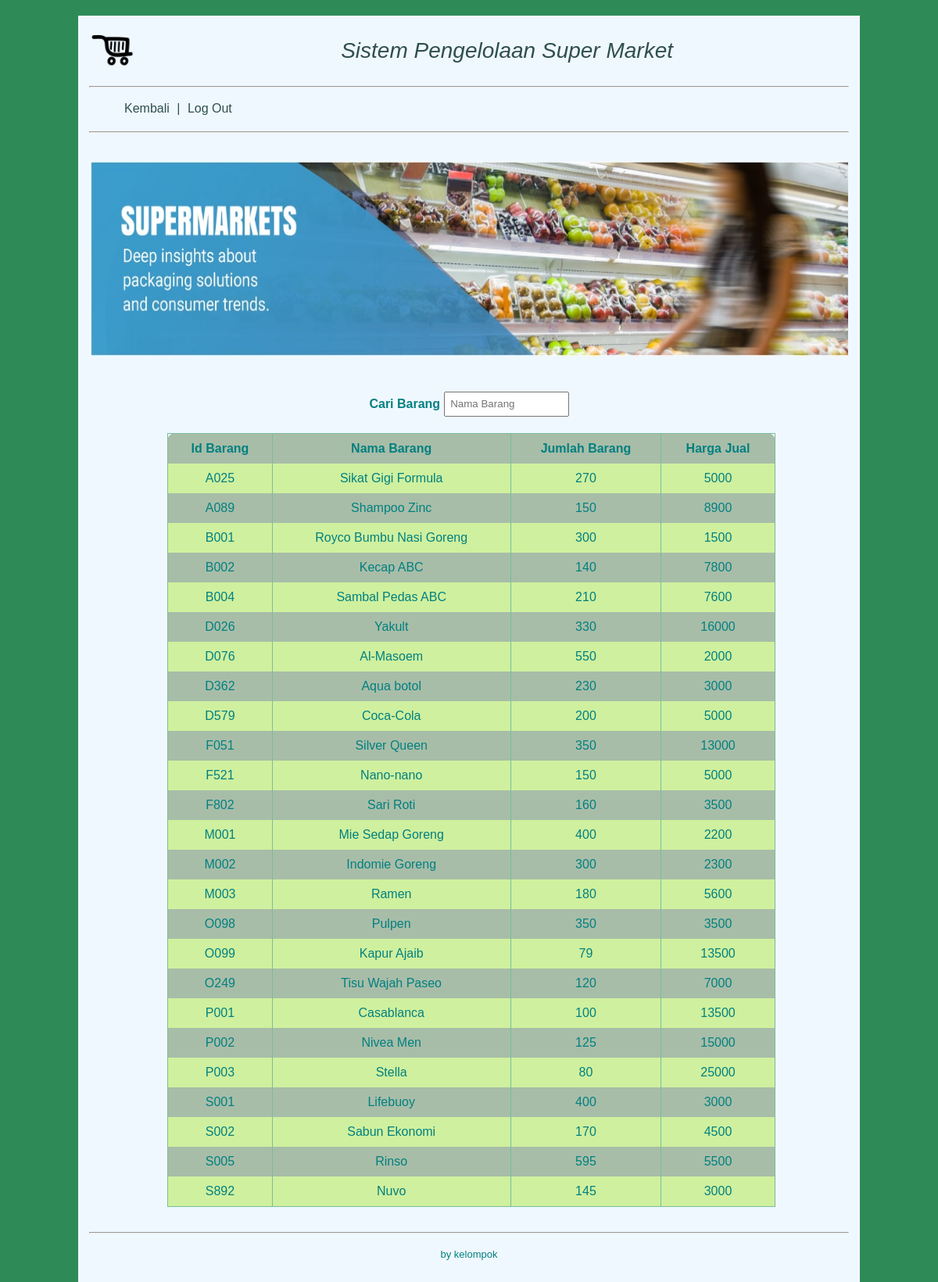
Screenshot of /daftar_barang.php (signed in) with the database file from the repository.
### tables this page shows
CREATE TABLE `barang` (
  `id_barang` varchar(30) NOT NULL,
  `nama_barang` varchar(100) NOT NULL,
  `jumlah_barang` int(200) NOT NULL,
  `harga_barang` int(200) NOT NULL,
  PRIMARY KEY (`id_barang`)
);

### daftar_barang.php (the view, shortened to what this page needs)
<html>
<head>
<link rel="stylesheet" type="text/css" href="style.css">
<body>
	<div class="wrapper">
		<header>
			<div id="logo">
				<img src="logo.png">
			</div>
			<h1 class="title">Sistem Pengelolaan Super Market</h1>
			<hr>
			<nav>
				<ul>
					<li><a href="menu_kasir.php">Kembali</a></li>
					<li>|</li>
					<li><a href="logout.php">Log Out</a></li>
				</ul>
			</nav>
			<hr>
		</header>
		<div id="banner">
			<img src="banner.jpg">
		</div>
		<div class="contain">
			<form action="cari_daftar_barang_kasir.php" method="get">
				<h4>Cari Barang
					<input type="text" placeholder="Nama Barang" name="namabarang">
			 	</h4>
			</form>
			<table>
				<tr>
					<td><b>Id Barang</td>
					<td><b>Nama Barang</td>
					<td><b>Jumlah Barang</td>
					<td><b>Harga Jual</td>
				</tr>
				<?php $query = mysql_query("select * from barang order by id_barang");
					while($var = mysql_fetch_array($query)){
					?>
						<tr>
							<td><?php echo $var['id_barang'] ?></td>
							<td><?php echo $var['nama_barang'] ?></td>
							<td><?php echo $var['jumlah_barang'] ?></td>
							<td><?php echo $var['harga_barang'] ?></td>
						</tr>
					<?php } ?>
			</table>
		</div>
		<footer>
			<hr>
			<p class="kaki">by kelompok</p>
		</footer>
	</div>
</body>
</head>
</html>

### style.css (style rules this page uses)
body { font: 16px/28px arial, sans-serif; background-color: #2E8B57; color: #008080; }
.wrapper { max-width: 1000px; width: 100%; background-color: #F0F8FF; margin: 20px auto 20px auto; }
header { margin: 4px; padding: 10px; }
header #logo { float: left; width: 10%; padding-bottom: 10px; }
header #logo img { width: 60px; height: 60px; }
header h1 { font: 28px arial, sans-serif; color: #2F4F4F; font-style: italic; text-align: center; padding-bottom: 10px; }
header nav { height: 40px; }
header nav ul { margin: 5px; padding-top: 5px; padding-bottom: 5px; }
header nav ul li { display: inline-block; margin-top: 0.5px; margin-right: 5px; color: #2F4F4F; }
header nav ul li a { text-decoration: none; color: #2F4F4F; }
#banner { height: 248px; margin: 5px; padding: 10px; }
#banner img { width: 970px; height: 248px; }
.contain { text-align: center; margin: 4px; padding: 10px; }
.contain form h4 input[type="text"] { width: 12em; padding: 0.5em; color: #888; }
.contain form input[type="text"] { width: 12em; padding: 0.5em; color: #888; }
.contain table { margin-left: 100px; background:none repeat scroll 0 0 #A8BDA8; border:1px solid #79BD9A; border-collapse:collapse; border-spacing:0; text-align:center; width:80%; border-radius:10px; }
.contain table tr td, table tr th { padding:0.625em; }
.contain table tr:nth-of-type(2n) { background:none repeat scroll 0 0 #CFF09E; }
.contain td { border-right:1px solid #79BD9A; }
footer { padding: 10px; clear: both; margin: 4px; }
footer p { text-align: center; font-size: 13px; }

### rows the page displays
barang: id_barang "A025", nama_barang "Sikat Gigi Formula", jumlah_barang "270", harga_barang "5000"
barang: id_barang "A089", nama_barang "Shampoo Zinc", jumlah_barang "150", harga_barang "8900"
barang: id_barang "B001", nama_barang "Royco Bumbu Nasi Goreng", jumlah_barang "300", harga_barang "1500"
barang: id_barang "B002", nama_barang "Kecap ABC", jumlah_barang "140", harga_barang "7800"
barang: id_barang "B004", nama_barang "Sambal Pedas ABC", jumlah_barang "210", harga_barang "7600"
barang: id_barang "D026", nama_barang "Yakult", jumlah_barang "330", harga_barang "16000"
barang: id_barang "D076", nama_barang "Al-Masoem", jumlah_barang "550", harga_barang "2000"
barang: id_barang "D362", nama_barang "Aqua botol", jumlah_barang "230", harga_barang "3000"
barang: id_barang "D579", nama_barang "Coca-Cola", jumlah_barang "200", harga_barang "5000"
barang: id_barang "F051", nama_barang "Silver Queen", jumlah_barang "350", harga_barang "13000"
barang: id_barang "F521", nama_barang "Nano-nano", jumlah_barang "150", harga_barang "5000"
barang: id_barang "F802", nama_barang "Sari Roti", jumlah_barang "160", harga_barang "3500"
barang: id_barang "M001", nama_barang "Mie Sedap Goreng", jumlah_barang "400", harga_barang "2200"
barang: id_barang "M002", nama_barang "Indomie Goreng", jumlah_barang "300", harga_barang "2300"
barang: id_barang "M003", nama_barang "Ramen", jumlah_barang "180", harga_barang "5600"
barang: id_barang "O098", nama_barang "Pulpen", jumlah_barang "350", harga_barang "3500"
barang: id_barang "O099", nama_barang "Kapur Ajaib", jumlah_barang "79", harga_barang "13500"
barang: id_barang "O249", nama_barang "Tisu Wajah Paseo", jumlah_barang "120", harga_barang "7000"
barang: id_barang "P001", nama_barang "Casablanca", jumlah_barang "100", harga_barang "13500"
barang: id_barang "P002", nama_barang "Nivea Men", jumlah_barang "125", harga_barang "15000"
barang: id_barang "P003", nama_barang "Stella", jumlah_barang "80", harga_barang "25000"
barang: id_barang "S001", nama_barang "Lifebuoy", jumlah_barang "400", harga_barang "3000"
barang: id_barang "S002", nama_barang "Sabun Ekonomi", jumlah_barang "170", harga_barang "4500"
barang: id_barang "S005", nama_barang "Rinso", jumlah_barang "595", harga_barang "5500"
barang: id_barang "S892", nama_barang "Nuvo", jumlah_barang "145", harga_barang "3000"
